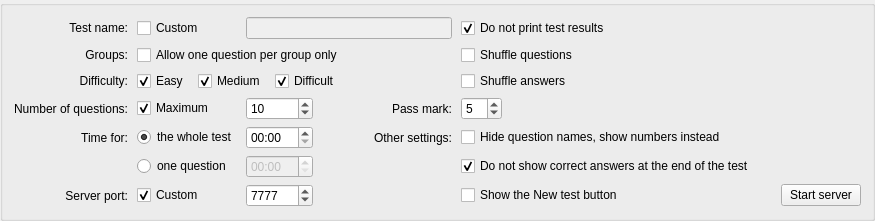
         <widget class="QGroupBox" name="TSCommonSettingsGroupBox">
          <property name="sizePolicy">
           <sizepolicy hsizetype="Preferred" vsizetype="Fixed">
            <horstretch>0</horstretch>
            <verstretch>0</verstretch>
           </sizepolicy>
          </property>
          <layout class="QGridLayout">
           <property name="horizontalSpacing">
            <number>9</number>
           </property>
           <property name="verticalSpacing">
            <number>6</number>
           </property>
           <item row="0" column="0">
            <widget class="QLabel" name="label_test_name">
             <property name="text">
              <string>Test name:</string>
             </property>
             <property name="alignment">
              <set>Qt::AlignRight|Qt::AlignTrailing|Qt::AlignVCenter</set>
             </property>
            </widget>
           </item>
           <item row="0" column="1">
            <widget class="QCheckBox" name="TSCustomTestNameCheckBox">
             <property name="statusTip">
              <string>Enable setting a custom test name (if unchecked, database name will be used)</string>
             </property>
             <property name="text">
              <string>Custom</string>
             </property>
            </widget>
           </item>
           <item row="0" column="2" colspan="2">
            <widget class="QLineEdit" name="TSTestNameLineEdit">
             <property name="enabled">
              <bool>false</bool>
             </property>
             <property name="statusTip">
              <string>Set a custom test name</string>
             </property>
            </widget>
           </item>
           <item row="1" column="0">
            <widget class="QLabel" name="label_allow_groups">
             <property name="text">
              <string>Groups:</string>
             </property>
             <property name="alignment">
              <set>Qt::AlignRight|Qt::AlignTrailing|Qt::AlignVCenter</set>
             </property>
            </widget>
           </item>
           <item row="1" column="1" colspan="3">
            <widget class="QCheckBox" name="TSGroupsCheckBox">
             <property name="statusTip">
              <string>Allow one question per group to appear in one test only, i.e. choose one of the group randomly</string>
             </property>
             <property name="text">
              <string>Allow one question per group only</string>
             </property>
            </widget>
           </item>
           <item row="4" column="0">
            <widget class="QLabel" name="label_testtime">
             <property name="text">
              <string>Time for:</string>
             </property>
             <property name="alignment">
              <set>Qt::AlignRight|Qt::AlignTrailing|Qt::AlignVCenter</set>
             </property>
            </widget>
           </item>
           <item row="4" column="1">
            <widget class="QRadioButton" name="rbtnTestTime">
             <property name="text">
              <string>the whole test</string>
             </property>
             <property name="checked">
              <bool>true</bool>
             </property>
            </widget>
           </item>
           <item row="4" column="2">
            <widget class="QTimeEdit" name="TSTestTimeEdit">
             <property name="statusTip">
              <string>Time for the whole test</string>
             </property>
             <property name="displayFormat">
              <string>HH:mm</string>
             </property>
            </widget>
           </item>
           <item row="5" column="1">
            <widget class="QRadioButton" name="rbtnQuestionTime">
             <property name="text">
              <string>one question</string>
             </property>
            </widget>
           </item>
           <item row="5" column="2">
            <widget class="QTimeEdit" name="TSQuestionTimeEdit">
             <property name="enabled">
              <bool>false</bool>
             </property>
             <property name="statusTip">
              <string>Time for one question (multiplied by the number of questions)</string>
             </property>
             <property name="displayFormat">
              <string>HH:mm</string>
             </property>
            </widget>
           </item>
           <item row="6" column="0">
            <widget class="QLabel" name="label_server_port">
             <property name="text">
              <string>Server port:</string>
             </property>
             <property name="alignment">
              <set>Qt::AlignRight|Qt::AlignTrailing|Qt::AlignVCenter</set>
             </property>
            </widget>
           </item>
           <item row="6" column="1">
            <widget class="QCheckBox" name="TSCustomServerPortCheckBox">
             <property name="statusTip">
              <string>Use a custom server port (if unchecked, a random port will be chosen)</string>
             </property>
             <property name="text">
              <string>Custom</string>
             </property>
             <property name="checked">
              <bool>true</bool>
             </property>
            </widget>
           </item>
           <item row="6" column="2">
            <widget class="QSpinBox" name="TSCustomServerPortSpinBox">
             <property name="statusTip">
              <string>Specify a custom server port</string>
             </property>
             <property name="maximum">
              <number>9999999</number>
             </property>
             <property name="value">
              <number>7777</number>
             </property>
            </widget>
           </item>
           <item row="6" column="6">
            <widget class="QPushButton" name="btnStartServer">
             <property name="statusTip">
              <string>Proceed to testing mode using this computer as a server</string>
             </property>
             <property name="text">
              <string>Start server</string>
             </property>
             <property name="icon">
              <iconset resource="resources.qrc">
               <normaloff>:/images/images/player_play.png</normaloff>:/images/images/player_play.png</iconset>
             </property>
             <property name="iconSize">
              <size>
               <width>16</width>
               <height>16</height>
              </size>
             </property>
            </widget>
           </item>
           <item row="5" column="4" colspan="3">
            <widget class="QCheckBox" name="TSHideCorrectAnswersCheckBox">
             <property name="statusTip">
              <string>Do not show correct answers at the end of the test</string>
             </property>
             <property name="text">
              <string>Do not show correct answers at the end of the test</string>
             </property>
             <property name="checked">
              <bool>true</bool>
             </property>
            </widget>
           </item>
           <item row="0" column="4" colspan="3">
            <widget class="QCheckBox" name="TSDoNotPrintResultsCheckBox">
             <property name="statusTip">
              <string>Do not print test results automatically</string>
             </property>
             <property name="text">
              <string>Do not print test results</string>
             </property>
             <property name="checked">
              <bool>true</bool>
             </property>
            </widget>
           </item>
           <item row="3" column="2">
            <widget class="MTSpinBox" name="TSQnumSpinBox">
             <property name="minimumSize">
              <size>
               <width>54</width>
               <height>0</height>
              </size>
             </property>
             <property name="statusTip">
              <string>Specify the number of questions</string>
             </property>
             <property name="minimum">
              <number>1</number>
             </property>
             <property name="value">
              <number>10</number>
             </property>
            </widget>
           </item>
           <item row="3" column="1">
            <widget class="QCheckBox" name="TSMaxQnumCheckBox">
             <property name="statusTip">
              <string>Use the maximum number of questions possible</string>
             </property>
             <property name="text">
              <string>Maximum</string>
             </property>
             <property name="checked">
              <bool>true</bool>
             </property>
            </widget>
           </item>
           <item row="3" column="0">
            <widget class="QLabel" name="label_qnum">
             <property name="text">
              <string>Number of questions:</string>
             </property>
             <property name="alignment">
              <set>Qt::AlignRight|Qt::AlignTrailing|Qt::AlignVCenter</set>
             </property>
            </widget>
           </item>
           <item row="2" column="0">
            <widget class="QLabel" name="label_difficulty">
             <property name="text">
              <string>Difficulty:</string>
             </property>
             <property name="alignment">
              <set>Qt::AlignRight|Qt::AlignTrailing|Qt::AlignVCenter</set>
             </property>
            </widget>
           </item>
           <item row="2" column="1" colspan="3">
            <layout class="QHBoxLayout" name="horizontalLayout">
             <property name="spacing">
              <number>9</number>
             </property>
             <item>
              <widget class="QCheckBox" name="TSIncludeEasyCheckBox">
               <property name="statusTip">
                <string>Include easy questions in the test</string>
               </property>
               <property name="text">
                <string>Easy</string>
               </property>
               <property name="checked">
                <bool>true</bool>
               </property>
              </widget>
             </item>
             <item>
              <widget class="QCheckBox" name="TSIncludeMediumCheckBox">
               <property name="statusTip">
                <string>Include questions with medium difficulty in the test</string>
               </property>
               <property name="text">
                <string>Medium</string>
               </property>
               <property name="checked">
                <bool>true</bool>
               </property>
              </widget>
             </item>
             <item>
              <widget class="QCheckBox" name="TSIncludeDifficultCheckBox">
               <property name="statusTip">
                <string>Include difficult questions in the test</string>
               </property>
               <property name="text">
                <string>Difficult</string>
               </property>
               <property name="checked">
                <bool>true</bool>
               </property>
              </widget>
             </item>
             <item>
              <spacer name="horizontalSpacer">
               <property name="orientation">
                <enum>Qt::Horizontal</enum>
               </property>
               <property name="sizeHint" stdset="0">
                <size>
                 <width>40</width>
                 <height>20</height>
                </size>
               </property>
              </spacer>
             </item>
            </layout>
           </item>
           <item row="4" column="4" colspan="3">
            <widget class="QCheckBox" name="TSHideQuestionNamesCheckBox">
             <property name="statusTip">
              <string>Use this option if the names of your questions contain clues to their answers</string>
             </property>
             <property name="text">
              <string>Hide question names, show numbers instead</string>
             </property>
            </widget>
           </item>
           <item row="4" column="3">
            <widget class="QLabel" name="label_other_settings">
             <property name="minimumSize">
              <size>
               <width>130</width>
               <height>0</height>
              </size>
             </property>
             <property name="text">
              <string>Other settings:</string>
             </property>
             <property name="alignment">
              <set>Qt::AlignRight|Qt::AlignTrailing|Qt::AlignVCenter</set>
             </property>
            </widget>
           </item>
           <item row="3" column="5">
            <spacer>
             <property name="orientation">
              <enum>Qt::Horizontal</enum>
             </property>
             <property name="sizeHint" stdset="0">
              <size>
               <width>261</width>
               <height>20</height>
              </size>
             </property>
            </spacer>
           </item>
           <item row="3" column="4">
            <widget class="MTSpinBox" name="TSPassMarkSpinBox">
             <property name="statusTip">
              <string>Specify the minimum number of correct answers (with score above 0) to pass the test</string>
             </property>
             <property name="maximum">
              <number>10</number>
             </property>
             <property name="value">
              <number>5</number>
             </property>
            </widget>
           </item>
           <item row="3" column="3">
            <widget class="QLabel" name="label_passmark">
             <property name="minimumSize">
              <size>
               <width>130</width>
               <height>0</height>
              </size>
             </property>
             <property name="text">
              <string>Pass mark:</string>
             </property>
             <property name="alignment">
              <set>Qt::AlignRight|Qt::AlignTrailing|Qt::AlignVCenter</set>
             </property>
            </widget>
           </item>
           <item row="2" column="4" colspan="3">
            <widget class="QCheckBox" name="TSShuffleAnswersCheckBox">
             <property name="statusTip">
              <string>Reorder answers randomly</string>
             </property>
             <property name="text">
              <string>Shuffle answers</string>
             </property>
            </widget>
           </item>
           <item row="1" column="4" colspan="3">
            <widget class="QCheckBox" name="TSShuffleQuestionsCheckBox">
             <property name="statusTip">
              <string>Reorder questions randomly</string>
             </property>
             <property name="text">
              <string>Shuffle questions</string>
             </property>
             <property name="checked">
              <bool>false</bool>
             </property>
            </widget>
           </item>
           <item row="6" column="4" colspan="2">
            <widget class="QCheckBox" name="TSShowNewTestButtonCheckBox">
             <property name="statusTip">
              <string>Show the New test button at the end of the test session</string>
             </property>
             <property name="text">
              <string>Show the New test button</string>
             </property>
            </widget>
           </item>
          </layout>
         </widget>
